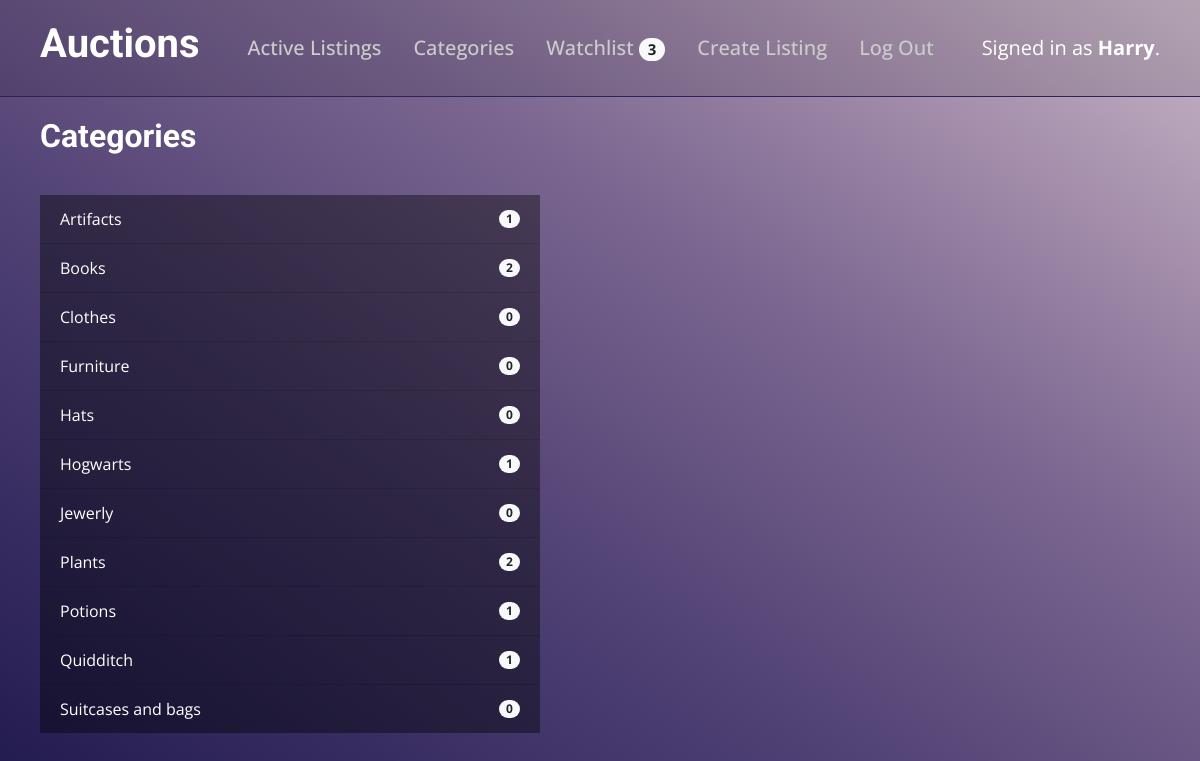
The page /categories (signed in) on the database its author committed.
### auctions/models.py (models this page shows, shortened)
class User(AbstractUser):
    pass

class Watchlist(models.Model):
    user = models.ForeignKey('User', on_delete=models.CASCADE, related_name='watchlist')
    listings = models.ManyToManyField(Listing)

class Category(models.Model):
    name = models.CharField(max_length=100, unique=True)

### auctions/views.py (the view)
# urls.py: path('categories', views.categories, name='categories'),
def categories(request):
    return render(request, 'auctions/categories.html')

### auctions/templatetags/category_tags.py (called while the page is built)
@register.inclusion_tag('auctions/category_list.html')
def category_list():
    categories = Category.objects.all().order_by('name')
    categories_data = []
    for category in categories:
        count = category.listings.filter(active=True).count()
        categories_data.append({
            'name': category.name,
            'count': count,
            'id': category.id
        })
    return {'categories': categories_data}

### auctions/templatetags/watchlist_tags.py (called while the page is built)
@register.simple_tag(takes_context=True)
def watchlist_count(context):
    request = context['request']
    if request.user.is_authenticated:
        watchlist, created = Watchlist.objects.get_or_create(user=request.user)
        return watchlist.listings.count()
    return 0

### auctions/templates/auctions/categories.html
{% extends "auctions/layout.html" %}
{% load category_tags %}
{% block body %}
    <h2>Categories</h2>
    {% category_list %}
{% endblock %}

### auctions/templates/auctions/layout.html (shortened to what this page needs)
{% load static %}
{% load watchlist_tags %}
<!DOCTYPE html>
<html lang="en">
    <head>
        <link rel="stylesheet" href="https://stackpath.bootstrapcdn.com/bootstrap/4.4.1/css/bootstrap.min.css">
        <link href="{% static 'auctions/styles.css' %}" rel="stylesheet">
    </head>
    <body>
        <header>
            <h1>Auctions</h1>
            <ul class="nav">
                <li class="nav-item">
                    <a class="nav-link" href="{% url 'index' %}">Active Listings</a>
                </li>
                {% if user.is_authenticated %}
                    <li class="nav-item">
                        <a class="nav-link" href="{% url 'categories' %}">Categories</a>
                    </li>
                    <li class="nav-item">
                        <a class="nav-link" href="{% url 'watchlist' %}">Watchlist<span class="badge badge-pill badge-light">{% watchlist_count %}</span></a>
                    </li>
                    <li class="nav-item">
                        <a class="nav-link" href="{% url 'listing_create' %}">Create Listing</a>
                    </li>
                    <li class="nav-item">
                        <a class="nav-link" href="{% url 'logout' %}">Log Out</a>
                    </li>
                {% endif %}
            </ul>
            <div>
                {% if user.is_authenticated %}
                    Signed in as <strong>{{ user.username }}</strong>.
                {% else %}
                    Not signed in.
                {% endif %}
            </div>
        </header>
        {% block body %}
        {% endblock %}
    </body>
</html>

### auctions/templates/auctions/category_list.html
<div class="list-group list-group-flush">
    {% for cat in categories %}
        <a href="{% url 'category_listings' cat.id %}" class="list-group-item list-group-item-action d-flex justify-content-between align-items-center">
            {{ cat.name }}
            <span class="badge badge-pill badge-light">{{ cat.count }}</span>
        </a>
    {% endfor %}
</div>

### auctions/static/auctions/styles.css (style rules this page uses)
body { height: 100vh; background-image: linear-gradient(to right top, #201a4f, #2c2358, #372c61, #43366a, #4e4073, #5d4c7c, #6c5986, #7a6690, #8e799d, #a28caa, #b5a1b8, #c7b6c7); background-size: cover; background-repeat: no-repeat; background-attachment: fixed; color: #ffffff; margin: 0; font-size: 16px; font-family: "Open Sans", sans-serif; }
header { margin: 0; padding: 20px 40px; display: flex; align-items: center; justify-content: space-between; border-bottom: 1px solid #2c2358; font-size: 20px; background-color: rgba(0, 0, 0, 0.1); }
h1, h2, h3 { font-family: "Roboto", sans-serif; font-weight: 700; }
.nav-link { text-decoration: none; color: #CCCCCC; cursor: pointer; font-weight: 500; }
.badge { margin-left: 5px; }
h2 { margin: 20px 40px 40px; }
.list-group { margin: 40px; max-width: 500px; }
.list-group-item { background-color: rgba(0, 0, 0, 0.4); color: #ffffff; }

### rows shown on the page
User: id "3", username "Harry"
Category: name "Artifacts"
Category: name "Books"
Category: name "Clothes"
Category: name "Furniture"
Category: name "Hats"
Category: name "Hogwarts"
Category: name "Jewerly"
Category: name "Plants"
Category: name "Potions"
Category: name "Quidditch"
Category: name "Suitcases and bags"

### other values the page prints
{{ cat.count }} "1" "2" "0" "0" "0" "1" "0" "2" "1" "1" "0"
